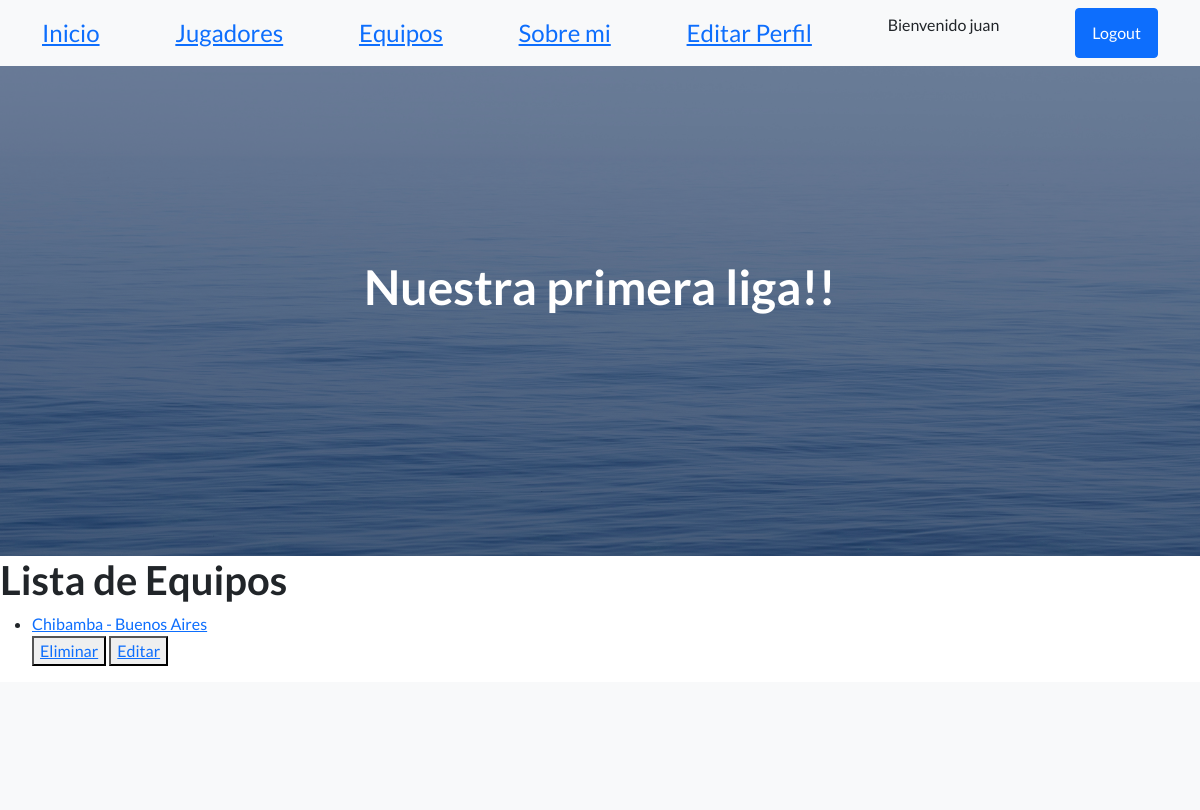
Page /app-coder/listaEquipos (signed in) on the earlier database version.
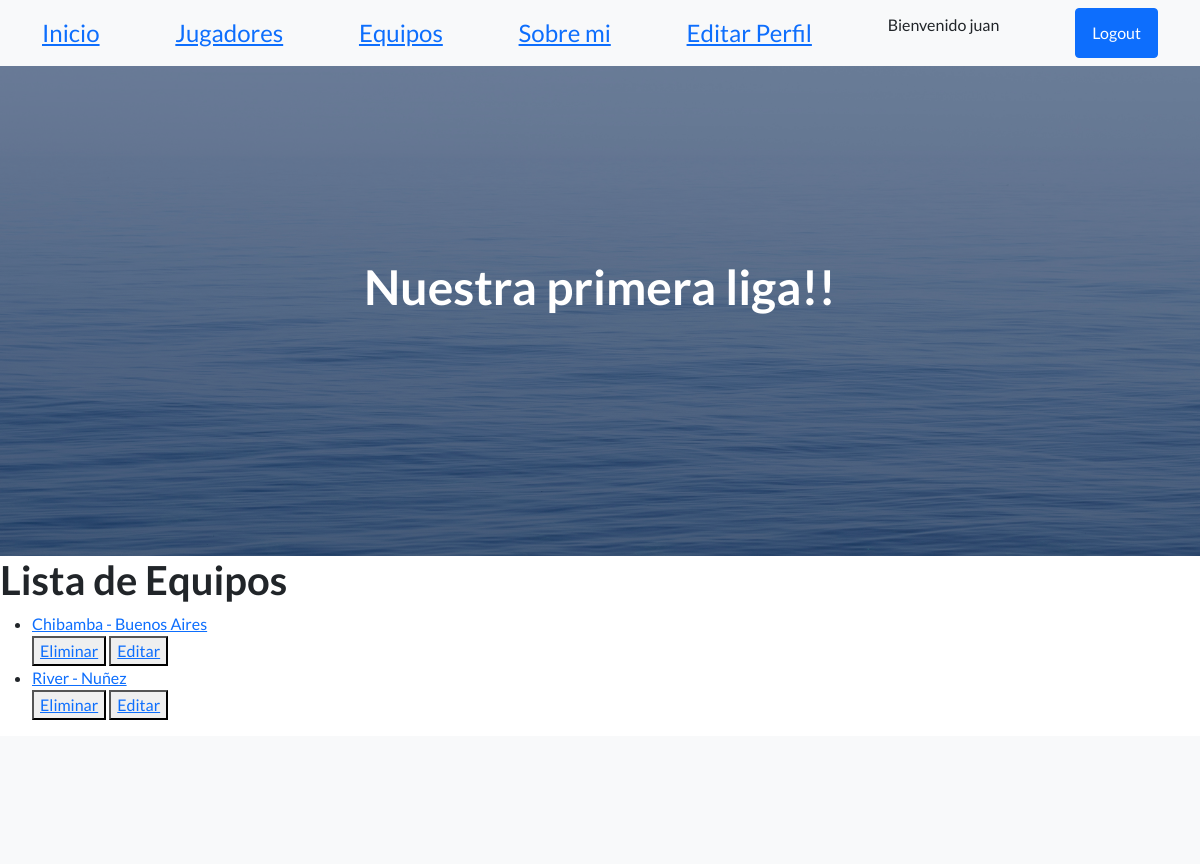
Same page on the later database version.
### AppCoder/models.py (models this page shows)
class Equipo(models.Model):
    nombre = models.CharField( max_length=50)
    ciudad = models.CharField(max_length=50,null=True)
    def __str__(self):
        return f"{self.nombre} - {self.ciudad}"

### AppCoder/views.py (the view)
# urls.py: path("listaEquipos", EquipoList.as_view(),name="ListaEquipos"),
class EquipoList(LoginRequiredMixin,ListView):
    model = Equipo
    template_name = "equipo_list.html"
    context_object_name = "equipos"

### AppCoder/Template/equipo_list.html
{% extends 'padre.html' %}
{% load static %}
{% block contenidoQueCambia %}
    <h1>Lista de Equipos</h1>
    <ul>
        {% for equipo  in equipos %}
            <li>
                <a href="{% url "DetalleEquipo" equipo.id %}">
                    {{equipo}}
                </a>
            </li>
            <div>
                <button>
                    <a href="{% url "EliminaEquipo" equipo.id %}">Eliminar</a>
                </button>
                <button>
                    <a href="{% url "ActualizaEquipo" equipo.id %}">Editar</a>
                </button>
            </div>
        {% endfor %}
    </ul>
{% endblock contenidoQueCambia %}

Differences in the rows shown:
added Equipo: nombre+ciudad "River - Nuñez"
